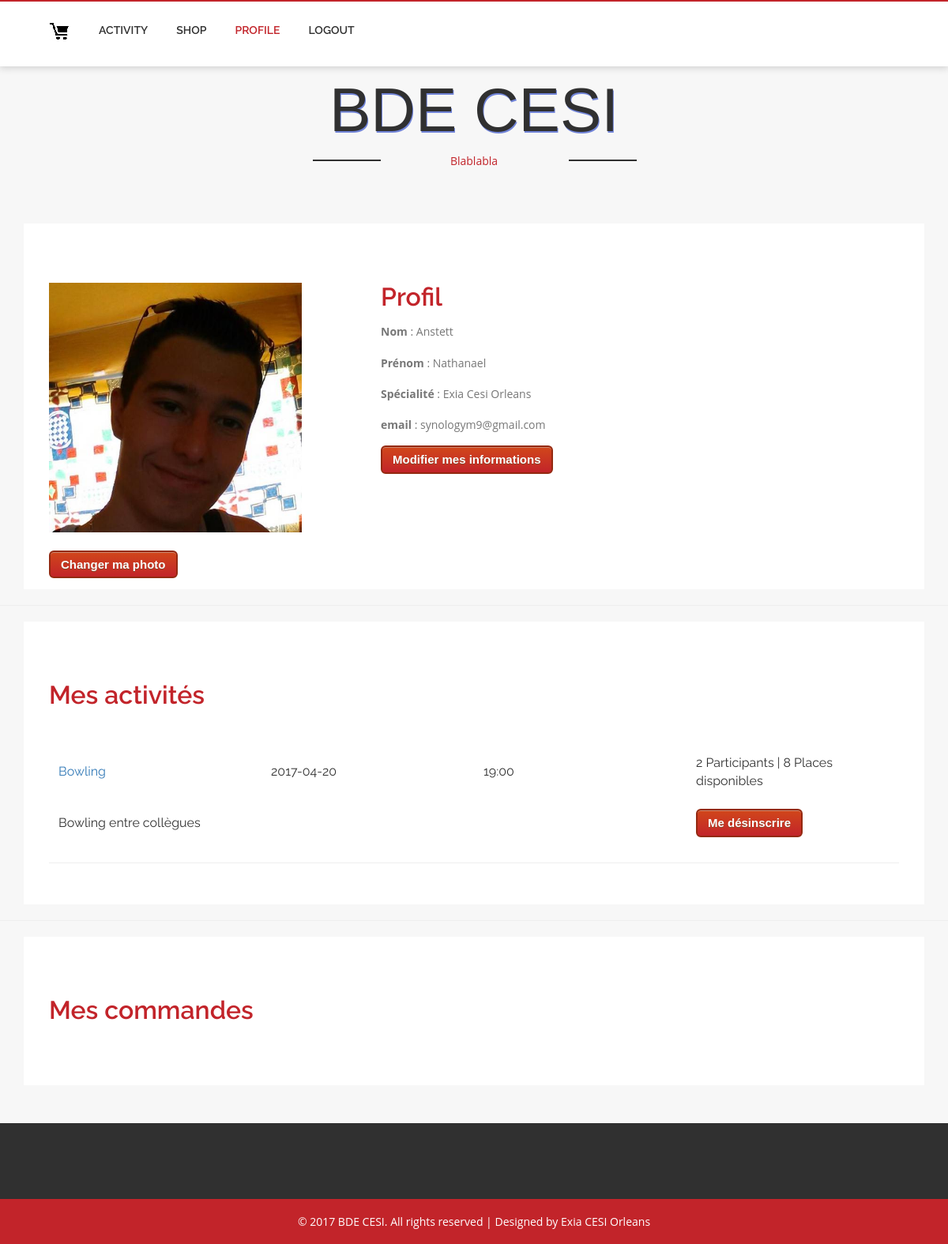
The app's page /profile.php (signed in) with its own data.
### tables this page shows
CREATE TABLE Users(
        Id_User       int (11) Auto_increment  NOT NULL ,
        Avatar        Varchar (400) NOT NULL ,
        User_Name     Varchar (25) NOT NULL ,
        Surname       Varchar (25) NOT NULL ,
        Birth_date    Date NOT NULL ,
        Email         Varchar (100) NOT NULL ,
        User_Password Varchar (60) NOT NULL ,
        Studies       Varchar (50) NOT NULL ,
        User_Status   Varchar (25) NOT NULL ,
        PRIMARY KEY (Id_User )
);

CREATE TABLE PARTICIPATE(
        Id_User     Int NOT NULL ,
        Id_Activity Int NOT NULL ,
        PRIMARY KEY (Id_User ,Id_Activity )
);

CREATE TABLE Activity(
        Id_Activity            int (11) Auto_increment  NOT NULL ,
        Activity_Thumbnail     Varchar (400) NOT NULL ,
        Activity_Name          Varchar (25) NOT NULL ,
        Activity_Description   Varchar (400) NOT NULL ,
        Date_Event             datetime NOT NULL ,
        Activity_Place         Varchar (50) NOT NULL ,
        Votes                  Int ,
        Number_Of_Participants Int ,
        Remaining_Places       Int ,
		Activity_Price		   Int ,
        PRIMARY KEY (Id_Activity )
);

### www/profile.php (the view, shortened to what this page needs)
<?php
include 'controller/profile_controller.php'
?>
<!DOCTYPE HTML>
<html>
<head>
<link href="css/bootstrap.css" rel='stylesheet' type='text/css' />
<link href="css/style.css" rel='stylesheet' type='text/css' />
</head>
<body>
		<div class="header" id="ban">
			<div class="container">
				<div class="header_right">
				<nav class="navbar navbar-default">
					<div class="collapse navbar-collapse nav-wil" id="bs-example-navbar-collapse-1">
						<nav class="link-effect-7" id="link-effect-7">
							<ul class="nav navbar-nav">
								<li><a href="cart.php"><img src="images/panner.jpg" alt=""></a></li>
								<li><a href="activities.php">Activity</a></li>
								<li><a href="shop.php">Shop</a></li>
								<li class="active act"><a href="profile.php">Profile</a></li>
								<li><a href="logout.php">Logout</a></li>
							</ul>
						</nav>
					</div>
				</nav>
				</div>
				<div class="clearfix"> </div>
			</div>
		</div>
	<div class="header-bottom">
		<div class="container">
			<div class="logo">
				<h1><a href="index.html">BDE CESI</a></h1>
				<p><label class="of"></label>Blablabla<label class="on"></label></p>
			</div>
		</div>
	</div>
	<div class="technology">
	<div class="container">
		<div>
		<div class="w3agile-1">
			<div class="welcome">
				<div class="welcome-top heading">
					<div style="float: left; margin-right: 100px;">
						<div class="team-grid1">
							<?php
								echo '<img src="'.$avatar.'" alt="Photo de profil" class="img-responsive" width="320" height="300">' ;
							?>
							<br>
							<button type="button" class="add_to_cart">Changer ma photo</button>
						</div>
					</div>
					<div class="welcome-bottom">
						<h2 class="w3">Profil</h2>
						<p><b>Nom</b> : <?php echo $surname; ?> </p>
						<p><b>Prénom</b> : <?php echo $name; ?> </p>
						<p><b>Spécialité</b> : <?php echo $studies; ?> </p>
						<p><b>email</b> : <?php echo $email; ?> </p>
						<button type="button" class="add_to_cart">Modifier mes informations</button>
						<br><br><br><br><br><br>
					</div>
				</div>
			</div>
			</div>
		</div>
	</div>
	<hr>
	<div class="container">
		<div>
		<div class="w3agile-1">
			<div class="welcome">
				<div class="welcome-top heading">
					<div class="welcome-bottom">
						<h2 class="w3">Mes activités</h2>
						<br><br>
						<?php
						echo $html_activities;
						?>
					</div>
				</div>
			</div>
			</div>
		</div>
	</div>
	<hr>
	<div class="container">
		<div>
		<div class="w3agile-1">
			<div class="welcome">
				<div class="welcome-top heading">
					<div class="welcome-bottom">
						<h2 class="w3">Mes commandes</h2>
						<br><br>
					</div>
				</div>
			</div>
			</div>
		</div>
	</div>
</div>
		<div class="footer">
		</div>
		<div class="copyright">
					<div class="container">
						<p>© 2017 BDE CESI. All rights reserved | Designed by Exia CESI Orleans</p>
					</div>
		</div>
</body>
</html>

### www/controller/profile_controller.php (shortened to what this page needs)
<?
include 'singleton.php';
if(isset($_SESSION['id'])){
	$get_user_info = $conn->prepare("SELECT `Avatar`, `User_Name`, `Surname`, `Birth_date`, `Email`, `Studies`, `User_Status` FROM `Users` WHERE Id_User = :id");
	$get_user_info->execute(array(':id' => htmlspecialchars($_SESSION['id'])));
	$result = $get_user_info->fetch();
	$avatar = $result['Avatar'];
	$surname = $result['Surname'];
	$name = $result['User_Name'];
	$studies = $result['Studies'];
	$email = $result['Email'];
	$get_activities = $conn->prepare("SELECT * FROM `PARTICIPATE` INNER JOIN Activity ON PARTICIPATE.Id_Activity = Activity.Id_Activity WHERE Id_User = :id");
	$get_activities->execute(array(
		':id' => htmlspecialchars($_SESSION['id'])
	));
	$activities = $get_activities->fetchAll();
	$html_activities = "";
	foreach ($activities as $activity){
		$html_activities .= '
		<table class="activities" style="width:100%; border-spacing: 10px;">
		  <tr>
		  <td style="width: 25%;"><a>'.$activity['Activity_Name'].'</a></td>
		    <td style="width: 25%;">'.substr($activity['Date_Event'],0,10).'</td>
		    <td style="width: 25%;">'.substr($activity['Date_Event'],10,6).'</td>
		    <td style="width: 25%;">'.$activity['Number_Of_Participants'].' Participants | '.$activity['Remaining_Places'].' Places disponibles</td>
		  </tr>
		  <tr>
		    <td style="width: 25%;">'.$activity['Activity_Description'].'</td>
		    <td style="width: 25%;"></td>
		    <td style="width: 25%;"></td>
		    <td style="width: 25%;"><button onclick="location.href=\'activities.php?remove&id_activity='.$activity['Id_Activity'].'\'" type="button" class="add_to_cart">Me désinscrire</button></td>
		  </tr>
		</table>
		  <hr>';
	}
}else{
	header("Location: index.php");
}
?>

### www/css/style.css (style rules this page uses)
html, body { font-family: 'Raleway', sans-serif; font-size: 100%; background: #f7f7f7; }
body a,.grid_1,plan_1,plan_1.one,plan_1.two,i.icon1, i.icon2, i.icon3, i.icon4, i.icon5, i.icon6 { transition:0.5s all; -webkit-transition:0.5s all; -moz-transition:0.5s all; -o-transition:0.5s all; -ms-transition:0.5s all; }
h1,h2,h3,h4,h5,h6 { margin:0; font-family: 'Raleway', sans-serif; }
p { margin:0; font-family: 'Open Sans', sans-serif; }
ul { margin:0; padding:0; }
label { margin:0; }
.header { background: #FFF; padding: 1em 0; box-shadow: 0px 1px 9px 1px #cfcfcf; border-top: 2px solid #C2242A; }
.header_right { float: left; margin-left: 0em; margin-right: 3em; }
.navbar { margin-bottom: 0; }
.navbar-default { background: none; border: none; }
.navbar-default .navbar-nav > li > a { color: #303030; }
.navbar-nav > li > a { font-size: 14px; padding: 10px 18px; text-transform: uppercase; font-family: 'Raleway', sans-serif; font-weight: 600; }
.navbar-default .navbar-nav > .active > a, .navbar-default .navbar-nav > .active > a:hover, .navbar-default .navbar-nav > .active > a:focus { color: #C2242A; background: none; }
.navbar-default .navbar-nav > .active > a:before { color:#C2242A; }
.link-effect-7 { -moz-perspective: 900px; -webkit-perspective: 900px; perspective: 900px; }
.link-effect-7 a { color: rgba(0, 0, 0, 0.4); text-shadow: none; margin: 0; -moz-transition: 0.3s; -o-transition: 0.3s; -webkit-transition: 0.3s; transition: 0.3s; }
.link-effect-7 a::before { color: white; content: attr(data-hover); position: absolute; -moz-transition: 0.3s; -o-transition: 0.3s; -webkit-transition: 0.3s; transition: 0.3s; -moz-transform-origin: 50% 0 50%; -ms-transform-origin: 50% 0 50%; -webkit-transform-origin: 50% 0 50%; transform-origin: 50% 0 50%; -moz-transform-style: preserve-3d; -webkit-transform-style: preserve-3d; transform-style: preserve-3d; }
.logo { padding: 1.2em 0; text-align: center; }
.logo h1 a { font-size: 1.4em; color: #303030; }
.logo p { font-size: 14px; margin-top: 0.5em; line-height: 1.8em; color: #C2242A; font-weight: 400; position:relative; }
label.of { width: 86px; height: 2px; margin-top: -26px; position: absolute; top: 37px; left: 366px; background: #303030; }
label.on { background: #303030; width: 86px; height: 2px; margin-top: -26px; position: absolute; top: 37px; left: 690px; }
.footer { background: #303030; padding: 3em 0; margin-top: 3em; }
.copyright { background:#c2242a; padding: 1em 0; text-align: center; }
.copyright p { font-size: 0.875em; color: #ffffff; line-height: 1.8em; }
.technology { margin-top: 3em; }
.w3agile-1 { padding: 2em; background: #fff; }
h2.w3,h3.w3 { font-size: 2em; color: #C2242A; font-weight: 600; }
.welcome-bottom { margin-top:4%; }
.welcome-bottom p { color: #777; font-size: 0.875em; line-height: 1.8em; margin: 1em 0; }
.team-grid1 { position:relative; overflow: hidden; }
.add_to_cart { -moz-box-shadow:inset 0px 1px 0px 0px #cf866c; -webkit-box-shadow:inset 0px 1px 0px 0px #cf866c; box-shadow:inset 0px 1px 0px 0px #cf866c; background:-webkit-gradient(linear, left top, left bottom, color-stop(0.05, #d0451b), color-stop(1, #c2242a)); background:-moz-linear-gradient(top, #d0451b 5%, #c2242a 100%); background:-webkit-linear-gradient(top, #d0451b 5%, #c2242a 100%); background:-o-linear-gradient(top, #d0451b 5%, #c2242a 100%); background:-ms-linear-gradient(top, #d0451b 5%, #c2242a 100%); background:linear-gradient(to bottom, #d0451b 5%, #c2242a 100%); filter:progid:DXImageTransform.Microsoft.gradient(startColorstr='#d0451b', endColorstr='#c2242a',GradientType=0); background-color:#d0451b; -moz-border-radius:6px; -webkit-border-radius:6px; border-radius:6px; border:2px solid #942911; display:inline-block; cursor:pointer; color:#ffffff; font-family:Arial; font-size:15px; font-weight:bold; padding:5px 13px; text-decoration:none; text-shadow:0px 1px 0px #854629; }
article, aside, details, figcaption, figure, footer, header, hgroup, menu, nav, section { display: block; }
ol, ul { list-style: none; }
strong, b { font-weight: bold; }
table { border-collapse: collapse; border-spacing: 0; }
img { border: 0; max-width: 100%; }
h1 { font-family: 'Fredoka One', Helvetica, Tahoma, sans-serif; color: #fff; text-shadow: 1px 2px 0 #7184d8; font-size: 3.5em; line-height: 1.1em; padding: 6px 0; font-weight: normal; text-align: center; }

### www/profile.php (style rules this page uses)
table.activities td { margin: 12px 12px 12px 12px; padding: 12px 12px 12px 12px; }

### records on screen
users: Avatar (picture), Surname "Anstett", User_Name "Nathanael", Studies "Exia Cesi Orleans", Email "synologym9@gmail.com"
participate: Id_Activity.Activity_Name "Bowling", Id_Activity.Date_Event "2017-04-20", Id_Activity.Date_Event "19:00", Id_Activity.Number_Of_Participants "2", Id_Activity.Remaining_Places "8", Id_Activity.Activity_Description "Bowling entre collègues"
